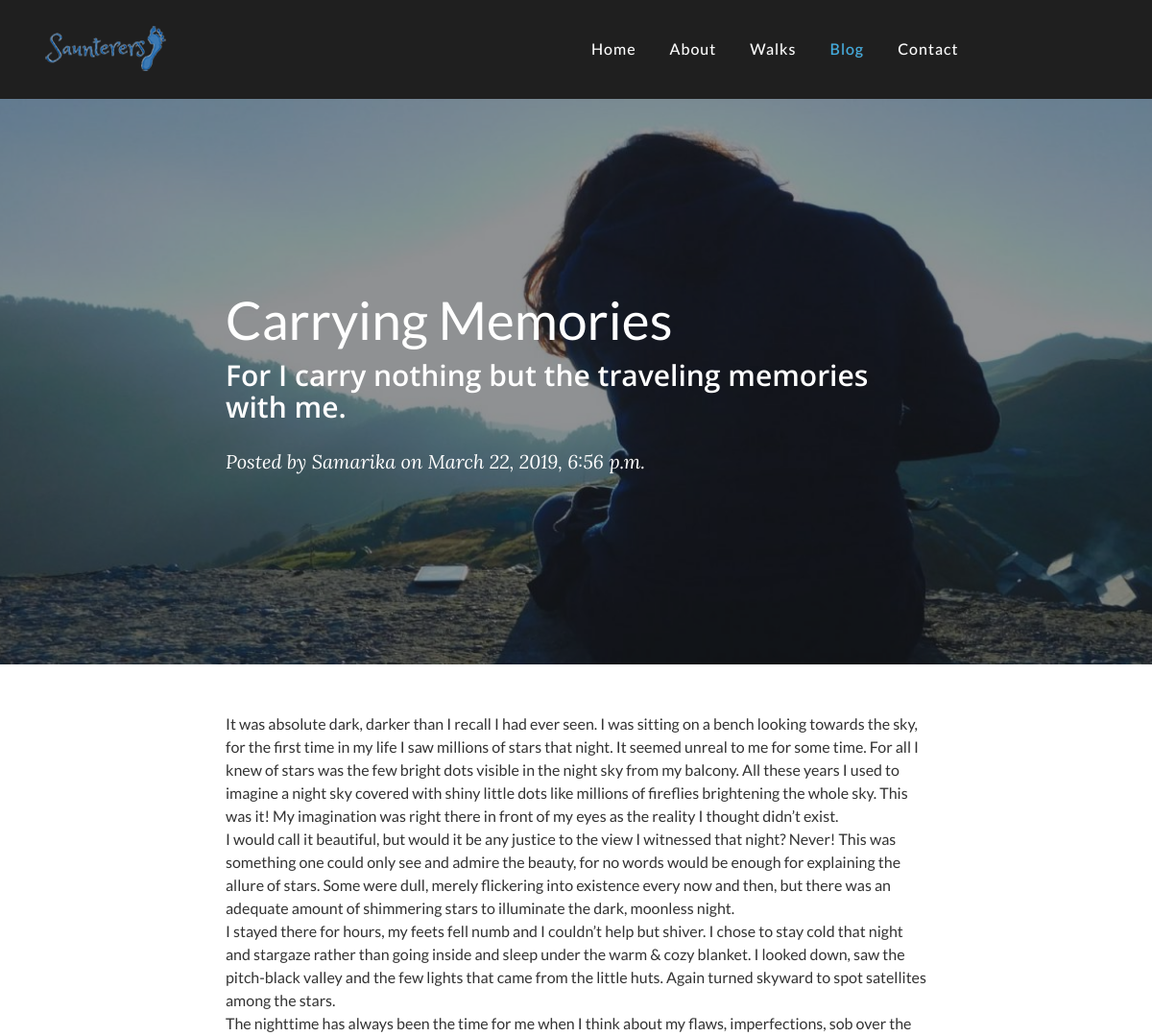
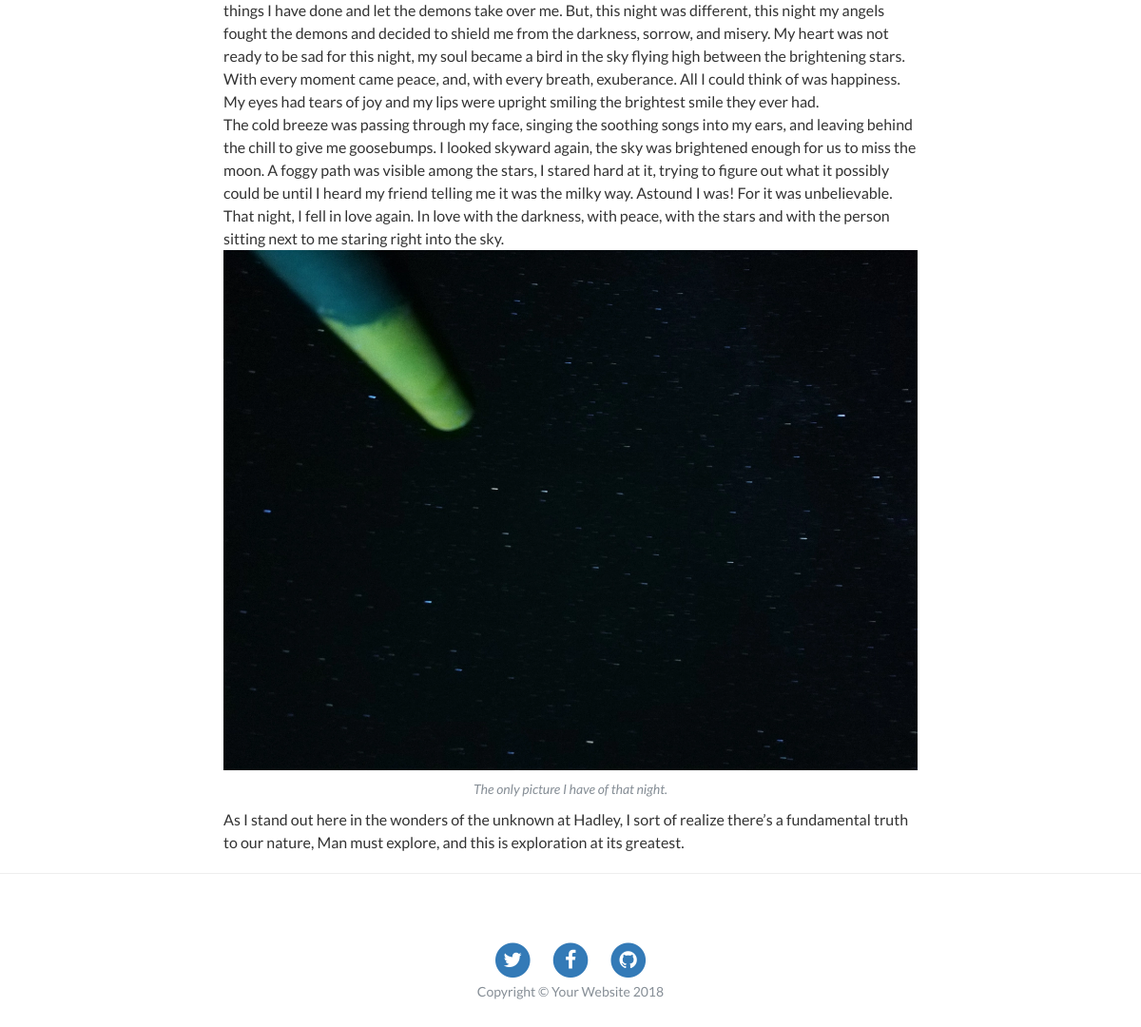
Page /blog/1/ on the committed database (2 pictures, top to bottom).
### blog/models.py (models this page shows, shortened)
class Post(models.Model):
    title = models.CharField(max_length = 150)
    subtitle = models.CharField(max_length = 150)
    body = models.TextField()
    date = models.DateTimeField()
    img_1 = models.FileField()
    img_2 = models.FileField()
    img_caption = models.TextField(default = "Image Caption")
    footer = models.TextField(default = "Summarize/Conclude")

### blog/views.py (the view)
# urls.py: url(r'^(?P<pk>[0-9]+)/', views.post, name = 'post'),
def post(request, pk):
    post = get_object_or_404(Post, pk = pk)
    return render(request, 'blog/post.html', {'post': post})

### blog/templates/blog/post.html (shortened to what this page needs)
{% load staticfiles %}
<html lang="en">
  <head>
    <link href= "{% static "blog/vendor/bootstrap/css/bootstrap.min.css" %}" rel="stylesheet">
    <link href="{% static "blog/vendor/font-awesome/css/font-awesome.min.css" %}" rel="stylesheet" type="text/css">
    <link href="{% static "blog/css/clean-blog.min.css" %}" rel="stylesheet">
<link href="{% static "saunterer/css/bootstrap.css"%}" rel="stylesheet" type="text/css" media="all">
<link href="{% static "saunterer/css/style.css" %}" rel="stylesheet" type="text/css" media="all"/>
  </head>
  <body>
   <div class="header">
   <div class="container">
     <div class="header-main">
	   <div class="logo wow bounceInLeft" data-wow-delay="0.3s">
	    <a href= "{% url "saunterer:index" %}"><img src="{% static "saunterer/images/log.png" %}"  alt=""></a>
	   </div>
	   <div class="top-navg">
			    <nav class="cl-effect-13">
				<ul class="res">
					<li><a href="{% url "saunterer:index" %}">Home</a></li>
					<li><a href="{% url "saunterer:about" %}">About</a></li>
					<li><a href="{% url "saunterer:offer" %}">Walks</a></li>
					<li><a class="active" href="{% url "blog:blog" %}">Blog</a></li>
					<li><a href="{% url "saunterer:contact" %}">Contact</a></li>
				</ul>
			 </nav>
	   </div>
	    <div class="clearfix"> </div>
      </div>
    </div>
  </div>
    <header class="masthead" style="background-image: url({{ post.img_1.url }})">
      <div class="overlay"></div>
      <div class="container">
        <div class="row">
          <div class="col-lg-8 col-md-10 mx-auto">
            <div class="post-heading">
              <h1>{{ post.title }}</h1>
              <h2 class="subheading">{{ post.subtitle }}</h2>
              <span class="meta">Posted by
                <a href="#">Samarika</a>
                on {{ post.date }}</span>
            </div>
          </div>
        </div>
      </div>
    </header>
    <article>
      <div class="container">
        <div class="row">
          <div class="col-lg-8 col-md-10 mx-auto">
            <p>{{ post.body|linebreaks}}</p>
            <a href="#">
              <img class="img-fluid" src="{{ post.img_2.url }}" alt="">
            </a>
            <span class="caption text-muted">{{ post.img_caption }}</span>
            <p>{{ post.footer|linebreaks }}</p>
          </div>
        </div>
      </div>
    </article>
    <hr>
    <footer>
      <div class="container">
        <div class="row">
          <div class="col-lg-8 col-md-10 mx-auto">
            <ul class="list-inline text-center">
              <li class="list-inline-item">
                <a href="#">
                  <span class="fa-stack fa-lg">
                    <i class="fa fa-circle fa-stack-2x"></i>
                    <i class="fa fa-twitter fa-stack-1x fa-inverse"></i>
                  </span>
                </a>
              </li>
              <li class="list-inline-item">
                <a href="#">
                  <span class="fa-stack fa-lg">
                    <i class="fa fa-circle fa-stack-2x"></i>
                    <i class="fa fa-facebook fa-stack-1x fa-inverse"></i>
                  </span>
                </a>
              </li>
              <li class="list-inline-item">
                <a href="#">
                  <span class="fa-stack fa-lg">
                    <i class="fa fa-circle fa-stack-2x"></i>
                    <i class="fa fa-github fa-stack-1x fa-inverse"></i>
                  </span>
                </a>
              </li>
            </ul>
            <p class="copyright text-muted">Copyright &copy; Your Website 2018</p>
          </div>
        </div>
      </div>
    </footer>
  </body>
</html>

### saunterer/static/saunterer/css/style.css (style rules this page uses)
h4, h5, h6, h1, h2, h3 { margin: 0; }
ul, ol { margin: 0; }
p { margin: 0; }
html, body { font-family: 'Lato', sans-serif; font-size: 100%; background:#fff; }
a { text-decoration: none; }
.logo { float: left; width: 50%; }
.top-navg { float: right; width: 50%; }
.top-navg ul.res { padding: 0em; list-style: none; }
.top-navg ul.res li { display: inline-block; }
.header { padding: 1.5em 0em; background:rgba(0, 0, 0, 0.88); }
.top-navg ul.res li a { font-size: 1em; color: #fff; padding: 1em 1em; display: block; }
.top-navg ul.res li a:hover,ul.res li a.active { color:#3cafe6; transition: 0.5s all; -webkit-transition: 0.5s all; -moz-transition: 0.5s all; -o-transition: 0.5s all; }
.top-navg nav a { position: relative; display: inline-block; outline: none; color: #fff; text-decoration: none; letter-spacing: 1px; font-weight: 400; text-shadow: 0 0 1px rgba(255,255,255,0.3); font-size: 1.35em; }
.top-navg .cl-effect-13 a { -webkit-transition: color 0.3s; -moz-transition: color 0.3s; transition: color 0.3s; }
.cl-effect-13 a::before { position: absolute; top: 25%; left: 50%; color: transparent; content: '.'; text-shadow: 0 0 transparent; font-size:2em; -webkit-transition: text-shadow 0.3s, color 0.3s; -moz-transition: text-shadow 0.3s, color 0.3s; transition: text-shadow 0.3s, color 0.3s; -webkit-transform: translateX(-50%); -moz-transform: translateX(-50%); transform: translateX(-50%); pointer-events: none; }

### rows in the picture
Post: img_1 (picture), title "Carrying Memories", subtitle "For I carry nothing but the traveling memories with me.", date "March 22, 2019, 6:56 p.m.", body "It was absolute dark, darker than I recall I had ever seen. I was sitting on a bench looking towards the sky, for the first time in my life I saw millions of stars that night. It seemed unreal to me for some time. For all I knew of stars was the few bright dots visible in the night sky from my balcony. All these years I used to imagine a night sky covered with shiny little dots like millions of fireflies brightening the whole sky. This was it! My imagination was right there in front of my eyes as the reality I thought didn’t exist. I would call it beautiful, but would it be any justice to the view I witnessed that night? Never! This was something one could only see and admire the beauty,…", img_2 (picture), img_caption "The only picture I have of that night.", footer "As I stand out here in the wonders of the unknown at Hadley, I sort of realize there’s a fundamental truth to our nature, Man must explore, and this is exploration at its greatest."
